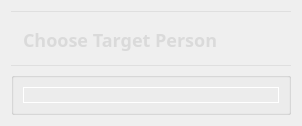
              <widget class="QWidget" name="tab_2">
               <property name="autoFillBackground">
                <bool>false</bool>
               </property>
               <property name="styleSheet">
                <string notr="true"/>
               </property>
               <attribute name="title">
                <string>Person Re-ID</string>
               </attribute>
               <layout class="QVBoxLayout" name="verticalLayout_5" stretch="1,20">
                <item>
                 <widget class="QGroupBox" name="groupBox_6">
                  <property name="styleSheet">
                   <string notr="true">#groupBox_6{
border: 0px solid #42adff;
border-top: 1px solid rgba(200, 200, 200,100);
border-bottom: 1px solid rgba(200, 200, 200,100); 
border-radius:0px;}</string>
                  </property>
                  <property name="title">
                   <string/>
                  </property>
                  <layout class="QHBoxLayout" name="horizontalLayout_5">
                   <item>
                    <widget class="QLabel" name="label_3">
                     <property name="font">
                      <font>
                       <family>Microsoft YaHei</family>
                       <pointsize>-1</pointsize>
                       <weight>75</weight>
                       <bold>true</bold>
                      </font>
                     </property>
                     <property name="styleSheet">
                      <string notr="true">QLabel
{
	font-size: 18px;
	font-family: &quot;Microsoft YaHei&quot;;
	font-weight: bold;
 		border-radius:9px;
		background:rgba(66, 195, 255, 0);
color: rgb(218, 218, 218);
}
</string>
                     </property>
                     <property name="text">
                      <string>Choose Target Person</string>
                     </property>
                    </widget>
                   </item>
                   <item>
                    <widget class="QPushButton" name="fileButton_2">
                     <property name="minimumSize">
                      <size>
                       <width>55</width>
                       <height>28</height>
                      </size>
                     </property>
                     <property name="maximumSize">
                      <size>
                       <width>16777215</width>
                       <height>28</height>
                      </size>
                     </property>
                     <property name="toolTip">
                      <string>file</string>
                     </property>
                     <property name="styleSheet">
                      <string notr="true">QPushButton{font-family: &quot;Microsoft YaHei&quot;;
font-size: 14px;
font-weight: bold;
color:white;
text-align: center center;
padding-left: 5px;
padding-right: 5px;
padding-top: 4px;
padding-bottom: 4px;
border-style: solid;
border-width: 0px;
border-color: rgba(255, 255, 255, 255);
border-radius: 3px;
background-color: rgba(200, 200, 200,0);}

QPushButton:focus{outline: none;}

QPushButton::pressed{font-family: &quot;Microsoft YaHei&quot;;
                     font-size: 14px;
                     font-weight: bold;
                     color:rgb(200,200,200);
                     text-align: center center;
                     padding-left: 5px;
                     padding-right: 5px;
                     padding-top: 4px;
                     padding-bottom: 4px;
                     border-style: solid;
                     border-width: 0px;
                     border-color: rgba(255, 255, 255, 255);
                     border-radius: 3px;
                     background-color:  #bf513b;}

QPushButton::disabled{font-family: &quot;Microsoft YaHei&quot;;
                     font-size: 14px;
                     font-weight: bold;
                     color:rgb(200,200,200);
                     text-align: center center;
                     padding-left: 5px;
                     padding-right: 5px;
                     padding-top: 4px;
                     padding-bottom: 4px;
                     border-style: solid;
                     border-width: 0px;
                     border-color: rgba(255, 255, 255, 255);
                     border-radius: 3px;
                     background-color:  #bf513b;}
QPushButton::hover {
border-style: solid;
border-width: 0px;
border-radius: 0px;
background-color: rgba(48,148,243,80);}</string>
                     </property>
                     <property name="text">
                      <string/>
                     </property>
                     <property name="icon">
                      <iconset>
                       <normaloff>icon/打开.png</normaloff>icon/打开.png</iconset>
                     </property>
                    </widget>
                   </item>
                  </layout>
                 </widget>
                </item>
                <item>
                 <widget class="QGroupBox" name="groupBox_7">
                  <property name="styleSheet">
                   <string notr="true"/>
                  </property>
                  <property name="title">
                   <string/>
                  </property>
                  <layout class="QVBoxLayout" name="verticalLayout_7">
                   <item>
                    <widget class="QLabel" name="person_img">
                     <property name="minimumSize">
                      <size>
                       <width>1</width>
                       <height>0</height>
                      </size>
                     </property>
                     <property name="styleSheet">
                      <string notr="true">border: 1px solid white;</string>
                     </property>
                     <property name="text">
                      <string/>
                     </property>
                    </widget>
                   </item>
                  </layout>
                 </widget>
                </item>
               </layout>
              </widget>
